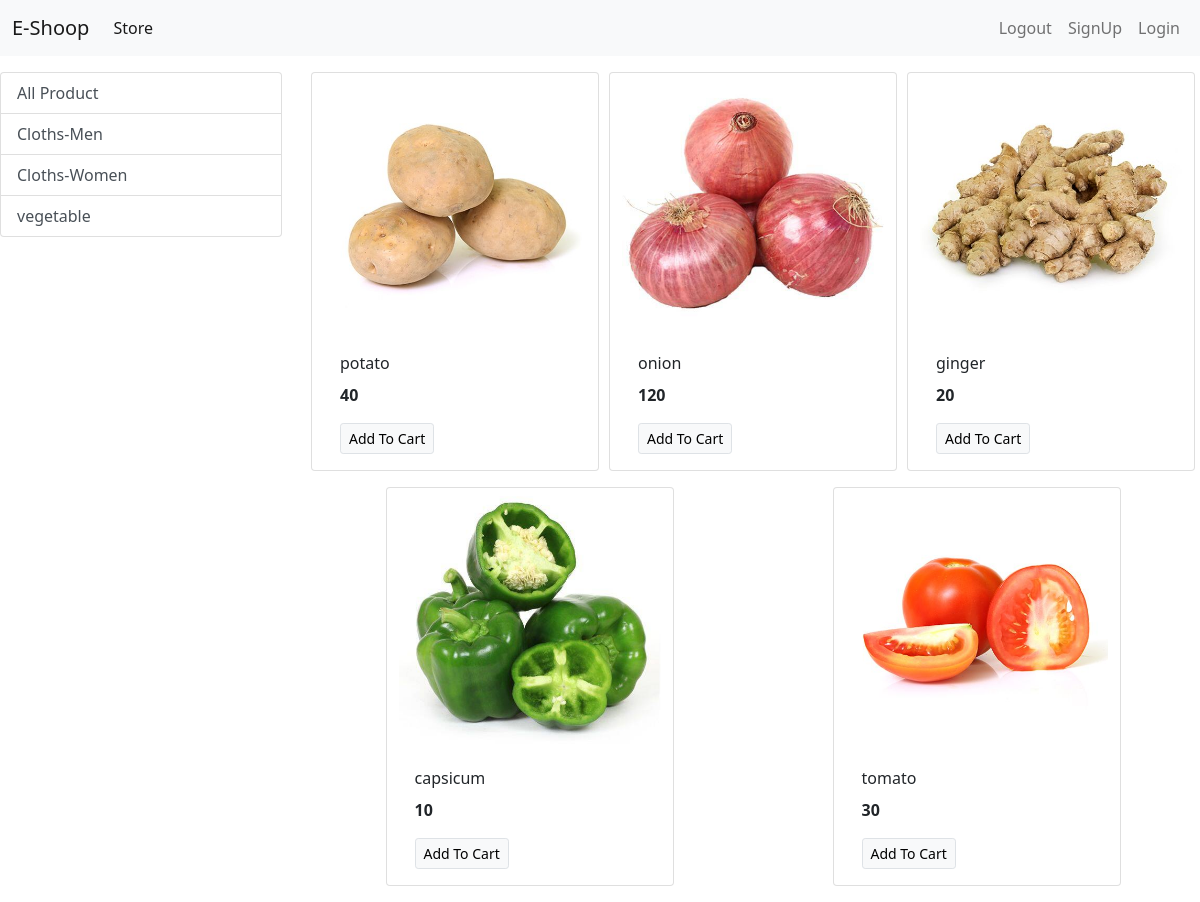
Screenshot of /?category=3 with the database file from the repository.
### store/models/category.py (models this page shows, shortened)
class Category(models.Model):
    name = models.CharField(max_length=20)
    @staticmethod
    def get_all_categories():
        return Category.objects.all()

### store/models/product.py (models this page shows, shortened)
class Product(models.Model):
    name = models.CharField(max_length=50)
    price = models.IntegerField(default=0)
    category=models.ForeignKey(Category,on_delete=models.CASCADE,default=1)
    description = models.CharField(max_length=200, default='',null=True,blank=True)
    image = models.ImageField(upload_to='uploads/products/')
    @staticmethod
    def get_all_product_by_id(category_id):
        if category_id:
            return Product.objects.filter(category=category_id)
        else:
            return Product.get_all_products()

### store/views.py (the view)
# urls.py: path('', index,name='homepage'),
def index(request):
    products=None
    categories = Category.get_all_categories()
    categoryId = request.GET.get('category')
    if categoryId:
        products=Product.get_all_product_by_id(categoryId)
    else:
        products=Product.get_all_products()
    data={}
    data['products'] = products
    data['categories']=categories
    return render(request,'index.html',data)

### store/templates/index.html
{% extends 'base.html' %}
{% block content%}
<div class="contaier-fluid mt-3">
    <div class="row">
        <div class="col-lg-3 mx-auto">
            <div class="list-group">
                <a href="/" class="list-group-item list-group-item-action">All Product</a>
                {% for category in categories %}
                <a href="/?category={{category.id}}" class="list-group-item list-group-item-action">{{category.name}}</a>
                {% endfor %}
            </div>
        </div>
        <div id='product' class='col-lg-9 mx-auto'>
            <div class="row mx-auto">
                {% for product in products %}
                    <div class="card mx-auto mb-3" style="width: 18rem;">
                        <img src={{product.image.url}} class="card-img-top" alt="...">
                        <div class="card-body">
                            <p class="card-title">{{product.name}}</p>
                            <p class="card-text"><b>{{product.price}}</b></p>
                            <a href="#" class="btn btn-light border btn-sm">Add To Cart</a>
                        </div>
                    </div>
                {% endfor %}
            </div>
        </div>
    </div>
</div>
{% endblock %}

### rows the page displays
Category: name "Cloths-Men"
Category: name "Cloths-Women"
Category: name "vegetable"
Product: image (picture), name "potato", price "40"
Product: image (picture), name "onion", price "120"
Product: image (picture), name "ginger", price "20"
Product: image (picture), name "capsicum", price "10"
Product: image (picture), name "tomato", price "30"
